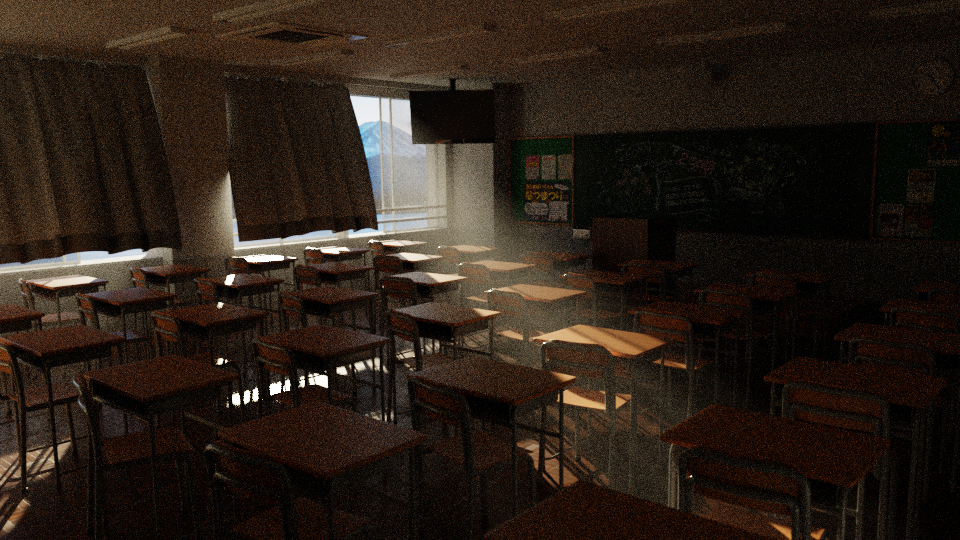
#> input picture photos/noisy.png, 960 x 540 px
$ python blurring_techniques.py
#> lines starting #> are read from the running program, lines starting #| are printed output that depends on the picture
### utils.py
import cv2 as cv
import numpy as np


def get_center(*dimensions):
    return (dimensions[0]//2, dimensions[1]//2)


# [7 lines left out: function rescale_center, not called in this run]


def rescale_frame(frame, scale=0.75):
    width = int(frame.shape[1] * scale)
    height = int(frame.shape[0] * scale)

    dimensions = (width, height)

    return cv.resize(frame, dimensions, interpolation=cv.INTER_AREA)


# [52 lines left out: functions points_are_close, named_rectangle, find_image, not called in this run]

### blurring_techniques.py
import cv2 as cv
from utils import rescale_frame

img = cv.imread('photos/noisy.png')
#> img is the input picture: shape (540, 960, 3); mean B, G, R 23, 31.5, 42.2
rescaled = rescale_frame(img, 1)

# Averaging
average = cv.blur(rescaled, (7, 7))
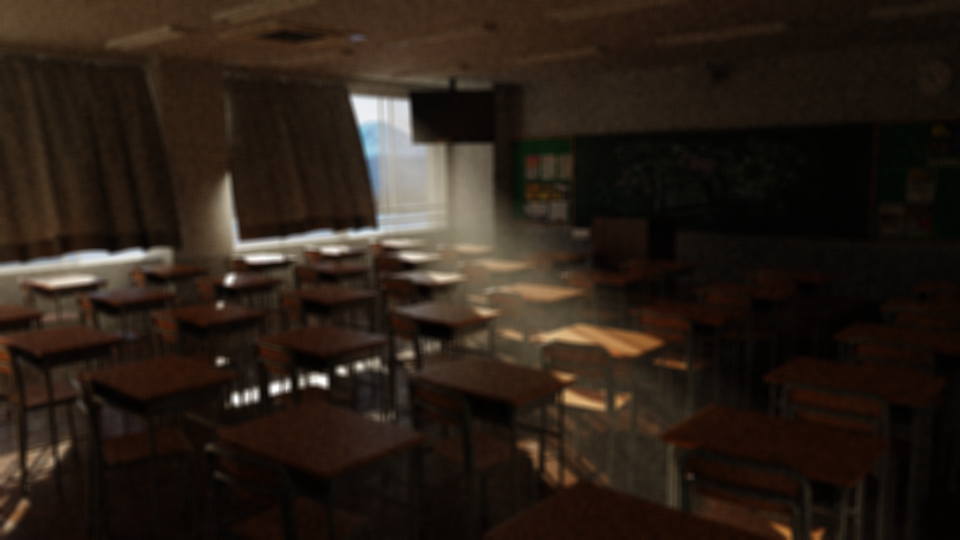
#> average: shape (540, 960, 3); mean B, G, R 23, 31.5, 42.2
cv.imshow('Average', average)

# Gaussian
gauss = cv.GaussianBlur(rescaled, (7, 7), 0)
cv.imshow('Gaussian', gauss)

# Median
median = cv.medianBlur(rescaled, 3)
cv.imshow('Median', median)

# Bilateral
bilateral = cv.bilateralFilter(rescaled, 10, 35, 25)
cv.imshow('Bilateral', bilateral)

cv.waitKey(0)
